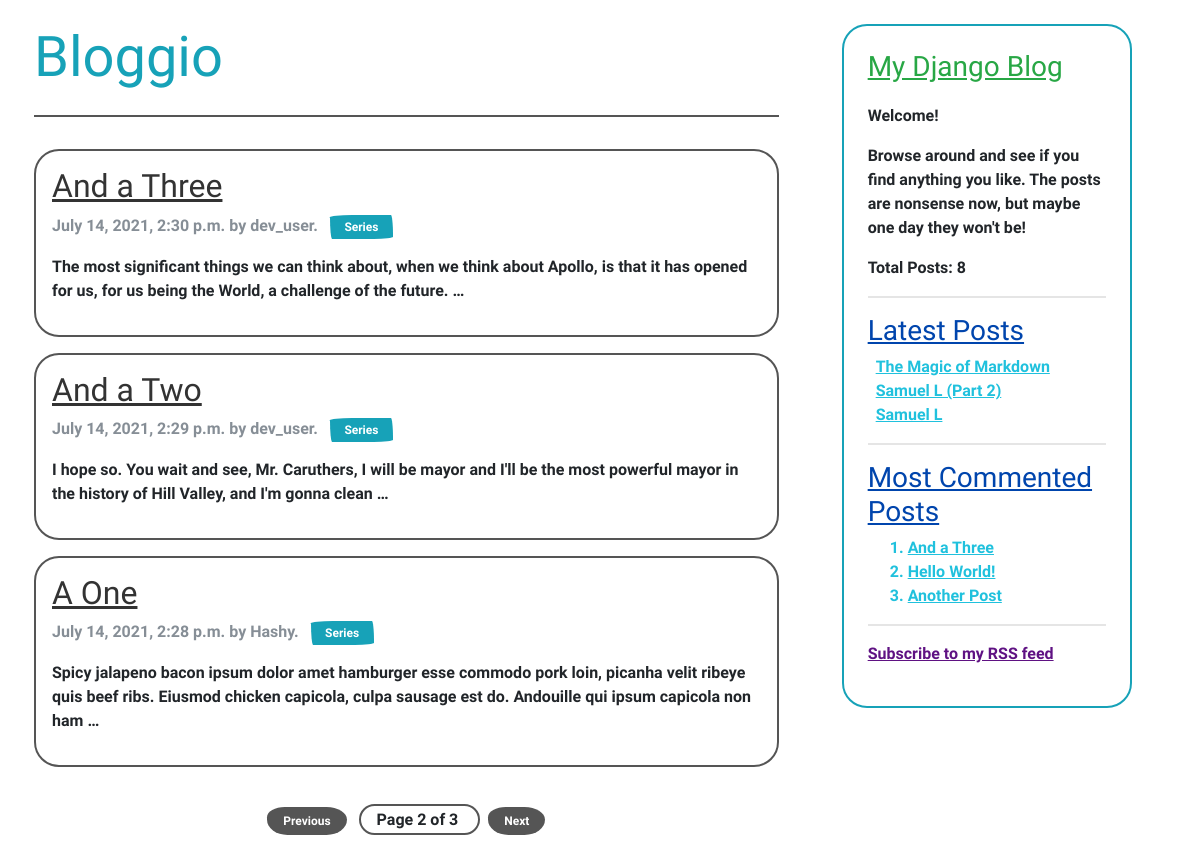
Screenshot of /blog/?page=2 with the database file from the repository.
### blog/models.py (models this page shows, shortened)
class Post(models.Model):
    STATUS_CHOICES = (
        ('draft', 'Draft'),
        ('published', 'Published'),
    )
    id = models.AutoField(primary_key=True)
    title = models.CharField(max_length=250)
    slug = models.SlugField(max_length=250,
                            unique_for_date='publish')
    author = models.ForeignKey(User,
                               on_delete=models.CASCADE,
                               related_name='blog_posts')
    body = models.TextField()
    publish = models.DateTimeField(default=timezone.now)
    created = models.DateTimeField(auto_now_add=True)
    updated = models.DateTimeField(auto_now=True)
    status = models.CharField(max_length=10,
                              choices=STATUS_CHOICES,
                              default='draft')
    votes = models.IntegerField(default=0)
    tags = TaggableManager()
    objects = models.Manager()
    published = PublisherManager()
    class Meta:
        ordering = ('-publish', )
    def get_absolute_url(self):
        return reverse('blog:post_detail',
                       args=[self.publish.year,
                             self.publish.month,
                             self.publish.day,
                             self.slug])

### blog/views.py (the view)
# urls.py: path('', views.post_list, name='post_list'),
def post_list(request, tag_slug=None):
    posts_list = Post.published.all()
    tag = None
    if tag_slug:
        tag = get_object_or_404(Tag, slug=tag_slug)
        posts_list = posts_list.filter(tags__name__in=[tag])
    paginator = Paginator(posts_list, 3)
    page = request.GET.get('page')
    try:
        posts = paginator.page(page)
    except PageNotAnInteger:
        posts = paginator.page(1)
    except EmptyPage:
        posts = paginator.page(paginator.num_pages)
    return render(request,
                  'blog/post/list.html',
                  { 'posts': posts, 'page': page, 'tag': tag })

### blog/models.py (called while the page is built)
    def get_queryset(self):
        return super(PublisherManager, self).get_queryset()\
                .filter(status='published')

### blog/templatetags/blog_tags.py (called while the page is built)
@register.simple_tag
def total_posts():
    return Post.published.count()

@register.inclusion_tag('blog/post/latest_posts.html')
def show_latest_posts(count=5):
    latest_posts = Post.published.order_by('-publish')[:count]
    return {'latest_posts': latest_posts}

@register.filter(name='markdown')
def markdown_format(text):
    return mark_safe(markdown.markdown(text))

@register.simple_tag
def get_most_commented_posts(count=5):
    return Post.published.annotate(
                total_comments=Count('comments')
            ).order_by('-total_comments')[:count]

### blog/templates/blog/post/list.html (shortened to what this page needs)
{% extends "blog/base.html" %}
{% load blog_tags %}
{% block content %}
    <a href="/blog" class="text-decoration-none">
        <h1 class="display-4 text-info mt-4 pb-4 border-bottom border-secondary">
            Bloggio
        </h1>
    </a>
    <div class="d-flex flex-column my-4">
        {% for post in posts %}
            <div class="border rounded  border-secondary my-2 p-3">
                <h2 class="">
                    <a href="{{ post.get_absolute_url }}">
                        {{ post.title }}
                    </a>
                </h2>
                <p class="text-muted">
                    <span class="mr-2">{{ post.publish }} by {{ post.author }}.</span>
                    <span class="tags">
                        {% for tag in post.tags.all %}
                            <span class="badge bg-info text-wrap">
                                <a  href="{% url 'blog:post_list_by_tag' tag.slug %}"
                                    class="text-decoration-none text-light">
                                    {{ tag.name }}
                                </a>
                            </span>
                        {% endfor %}
                    </span>
                </p>
                {{  post.body | markdown | truncatewords_html:30 }}
            </div>
        {% endfor %}
    </div>
    {% include "./components/pagination.html" with page=posts %}
{% endblock %}

### blog/templates/blog/components/sidecard.html
{% load blog_tags %}
<div class="col-3 card border-info rounded mt-4 ml-5 p-1 h-50">
    <div class="card-body">
        <h4 class="card-title h3 pb-2 text-success"><ins>My Django Blog</ins></h4>
        <p class="card-text">Welcome!</p>
        <p class="card-text">
            Browse around and see if you find anything you like. The posts are nonsense now, but maybe one day they won't be!
        </p>
        <p><strong>Total Posts:</strong> {% total_posts %}</p>
        <hr>
        <div>
            <h3 class="my-2 dark-blue"><ins>Latest Posts</ins></h3>
            {% show_latest_posts 3 %}
        </div>
        <hr>
        <div class="my-2">
            <h3 class="dark-blue"><ins>Most Commented Posts</ins></h3>
            {% get_most_commented_posts 3 as most_commented_posts %}
            <ol>
                {% for post in most_commented_posts %}
                    <li class="light-blue">
                        <a  href="{{ post.get_absolute_url }}"
                            class="light-blue">
                            {{ post.title }}
                        </a>
                    </li>
                {% endfor %}
            </ol>
        </div>
        <hr>
        <div class="my-2">
            <p>
                <a href="{% url 'blog:post_feed' %}" class="purple">
                    Subscribe to my RSS feed
                </a>
            </p>
        </div>
    </div>
</div>

### blog/templates/blog/post/latest_posts.html
<ul class="list-unstyled">
    {% for post in latest_posts %}
        <li class="pl-2">
            <a href="{{ post.get_absolute_url }}" class="light-blue">
                {{ post.title }}
            </a>
        </li>
    {% endfor %}
</ul>

### blog/static/css/blog.css (style rules this page uses)
.light-blue { color: rgb(32, 193, 221); }
.dark-blue { color: rgb(0, 69, 173); }
.purple { color: rgb(95, 18, 131); }

### rows the page displays
Post: title "And a Three", publish "July 14, 2021, 2:30 p.m.", author "dev_user", body "The most significant things we can think about, when we think about Apollo, is that it has opened for us, for us being the World, a challenge of the future. …"
Tag: name "Series"
Post: title "And a Two", publish "July 14, 2021, 2:29 p.m.", author "dev_user", body "I hope so. You wait and see, Mr. Caruthers, I will be mayor and I'll be the most powerful mayor in the history of Hill Valley, and I'm gonna clean …"
Post: title "A One", publish "July 14, 2021, 2:28 p.m.", author "Hashy", body "Spicy jalapeno bacon ipsum dolor amet hamburger esse commodo pork loin, picanha velit ribeye quis beef ribs. Eiusmod chicken capicola, culpa sausage est do. Andouille qui ipsum capicola non ham …"
Post: title "The Magic of Markdown"
Post: title "Samuel L (Part 2)"
Post: title "Samuel L"
Post: title "Hello World!"
Post: title "Another Post"

### other values shown
{{ page.number }} "2"
{{ page.paginator.num_pages }} "3"
